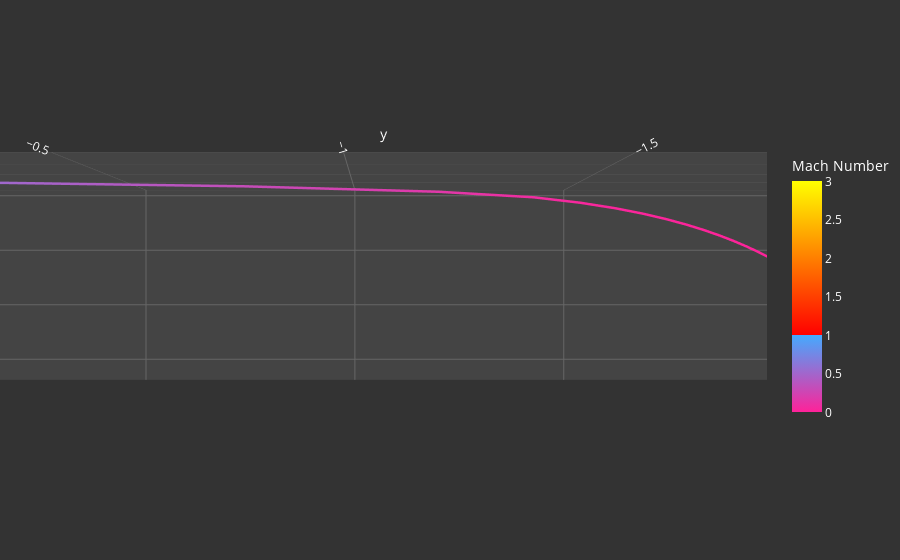

Write notebook code for a chart like this one.
### Code cell
fig = go.Figure()

marker_step = 10
marker_indices = df.index[::marker_step]
mach_min = 0.0
mach_max = 3.0
mach_threshold = 1.0
mach_colorscale = [
    [mach_min, '#f29'],   # Зеленый при Mach = 0.0
    [mach_threshold / mach_max, '#4af'],  # Голубой при Mach = 1.0
    [mach_threshold / mach_max, '#f00'],  # Красный тоже при Mach = 1.0 (резкое изменение)
    [1.0, '#ff0']    # Желтый при Mach = 3.0
]

# fig.add_trace(go.Scatter3d(
#   x=df.loc[marker_indices, 'projectile.position.x'],
#   z=df.loc[marker_indices, 'projectile.position.y'],
#   y=df.loc[marker_indices, 'projectile.position.z'],
#   mode='markers',
#   marker=dict(
#     size=3,
#     color=df['projectile.current_drag_coef'][2:],
#     colorscale='Jet',
#     colorbar=dict(
#       title='Drag Coefficient',
#       y=0.0,
#       len=0.5
#     )
#   ),
#   name="Drag Coefficient"
# ))
customdata_df, hovertemplate_df = make_hover_data(df)
fig.add_trace(go.Scatter3d(
  x=df['projectile.position.x'],
  z=df['projectile.position.y'],
  y=df['projectile.position.z'],
  mode='lines',
  line=dict(
    width=5,
    color=df['projectile.mach_number'],
    colorscale=mach_colorscale,
    cmin=mach_min,
    cmax=mach_max,
    colorbar=dict(
      title='Mach Number',
      y=0.5,
      len=0.5
    ),
  ),
  name='YIP',
  customdata=customdata_df,
  hovertemplate=hovertemplate_df
))

###
# Draw Sample Plot
###

# sample = sample_m855
# customdata_sample, hovertemplate_sample = make_hover_data(sample)
# fig.add_trace(go.Scatter3d(
#   x=sample['projectile.position.x']+0.01,
#   z=sample['projectile.position.y'],
#   y=sample['projectile.position.z'],
#   mode='lines',
#   line=dict(
#       width=5,
#       cmin=mach_min,
#       cmax=mach_max,
#       color=sample['projectile.mach_number'],
#       colorscale=mach_colorscale,
#     ),
#   name='Sample',
#   customdata=customdata_sample,
#   hovertemplate=hovertemplate_sample
# ))


scene_ax = dict(
  backgroundcolor='#444',
  gridcolor='#666',
  showbackground=True,
  zerolinecolor='#666',
  color='white'
)
fig.update_layout(
  paper_bgcolor='#333',
  plot_bgcolor='#444',
  font=dict(
    color='white'
  ),
  scene_camera=dict(
    eye=dict(x=-1.5, y=0.0, z=0.0)  # положение "глаза камеры"
  ),
  scene=dict(
    aspectmode='manual',
    aspectratio=dict(x=0.5, y=2.5, z=0.5),
    xaxis=scene_ax,
    yaxis=scene_ax,
    zaxis=scene_ax
  ),
  margin=dict(l=0, r=0, b=0, t=10)
)

### Figure 1 — Plotly figure (JSON) as saved in the notebook; plotly's stock layout.template omitted (floating-point values rounded to 4 significant figures; data arrays with more than 128 entries replaced by an {"elided": "..."} marker saying what was removed)
{"data": [{"customdata": {"elided": "39x12 mixed values"}, "hovertemplate": "Frame %{customdata[0]} (%{customdata[1]:.5f}s)<br>Dist: %{customdata[9]:.2f} m | Drop: %{customdata[10]:.3f} m | Drift: %{customdata[11]:.5f} m<br>Rate: (%{customdata[2]:.4f}, %{customdata[3]:.4f}, %{customdata[4]:.4f}) m/s<br>Velocity: %{customdata[5]:.2f} m/s (%{customdata[6]:.3f} M)<br>Kinetic Energy: %{customdata[8]}<br>Cd: %{customdata[7]:.3f}<extra></extra>", "line": {"cmax": 3, "cmin": 0, "color": [0.6221, 0.317, 0.1616, 0.07816, 0.03907, 0.02888, 0.02316, 0.01939, 0.01669, 0.01464, 0.01302, 0.01172, 0.01064, 0.009726, 0.008948, 0.008276, 0.007688, 0.00717, 0.006709, 0.006298, 0.005927, 0.005592, 0.005288, 0.005009, 0.004755, 0.00452, 0.004304, 0.004104, 0.003918, 0.003745, 0.003583, 0.003433, 0.003358, 0.003287, 0.003219, 0.003154, 0.003092, 0.003032, 0.002974], "colorbar": {"len": 0.5, "title": {"text": "Mach Number"}, "y": 0.5}, "colorscale": [[0, "#f29"], [0.3333, "#4af"], [0.3333, "#f00"], [1, "#ff0"]], "width": 5}, "mode": "lines", "name": "YIP", "type": "scatter3d", "x": [0.0, 0.0, 0.0, 0.0, 0.0, 0.0, 0.0, 0.0, 0.0, 0.0, 0.0, 0.0, 0.0, 0.0, 0.0, 0.0, 0.0, 0.0, 0.0, 0.0, 0.0, 0.0, 0.0, 0.0, 0.0, 0.0, 0.0, 0.0, 0.0, 0.0, 0.0, 0.0, 0.0, 0.0, 0.0, 0.0, 0.0, 0.0, 0.0], "y": [0.0, -0.7831, -1.182, -1.375, -1.472, -1.543, -1.6, -1.648, -1.689, -1.726, -1.758, -1.787, -1.813, -1.837, -1.859, -1.879, -1.898, -1.916, -1.933, -1.948, -1.963, -1.977, -1.99, -2.002, -2.014, -2.025, -2.036, -2.046, -2.056, -2.065, -2.074, -2.082, -2.09, -2.099, -2.106, -2.114, -2.122, -2.129, -2.137], "z": [0.0, -4.293e-13, -8.586e-13, -1.288e-12, -1.717e-12, -2.147e-12, -2.576e-12, -3.005e-12, -3.435e-12, -3.864e-12, -4.293e-12, -4.723e-12, -5.152e-12, -5.581e-12, -6.01e-12, -6.44e-12, -6.869e-12, -7.298e-12, -7.728e-12, -8.157e-12, -8.586e-12, -9.016e-12, -9.445e-12, -9.874e-12, -1.03e-11, -1.073e-11, -1.116e-11, -1.159e-11, -1.202e-11, -1.245e-11, -1.288e-11, -1.331e-11, -1.375e-11, -1.419e-11, -1.462e-11, -1.506e-11, -1.55e-11, -1.594e-11, -1.638e-11]}], "layout": {"font": {"color": "white"}, "margin": {"b": 0, "l": 0, "r": 0, "t": 10}, "paper_bgcolor": "#333", "plot_bgcolor": "#444", "scene": {"aspectmode": "manual", "aspectratio": {"x": 0.5, "y": 2.5, "z": 0.5}, "camera": {"eye": {"x": -1.5, "y": 0, "z": 0}}, "xaxis": {"backgroundcolor": "#444", "color": "white", "gridcolor": "#666", "showbackground": true, "zerolinecolor": "#666"}, "yaxis": {"backgroundcolor": "#444", "color": "white", "gridcolor": "#666", "showbackground": true, "zerolinecolor": "#666"}, "zaxis": {"backgroundcolor": "#444", "color": "white", "gridcolor": "#666", "showbackground": true, "zerolinecolor": "#666"}}}}
